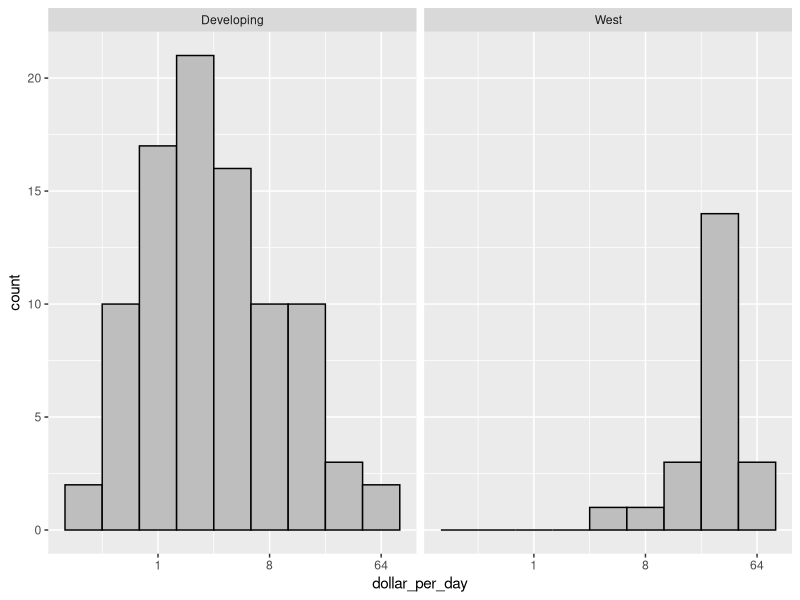
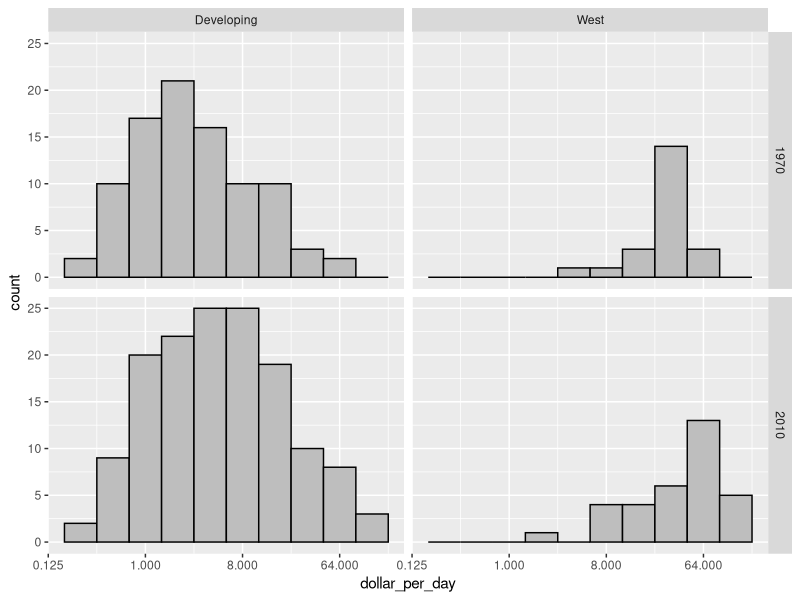
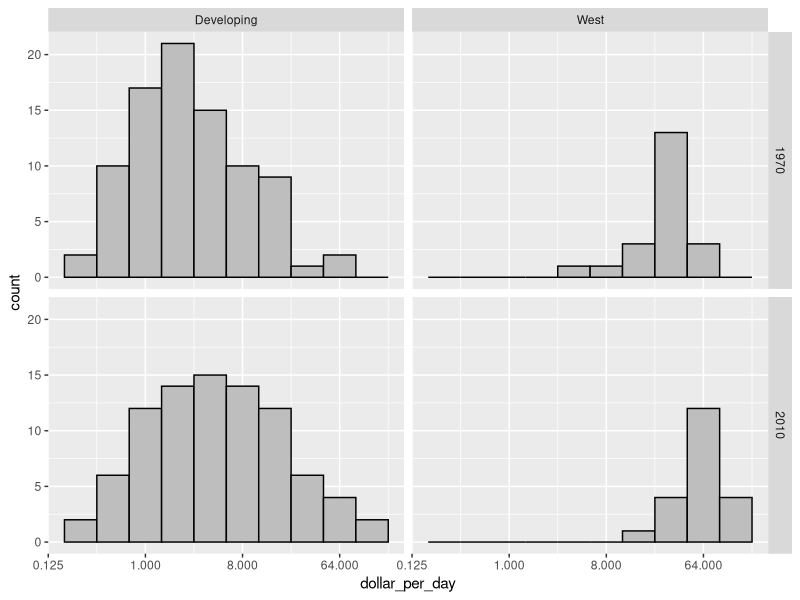
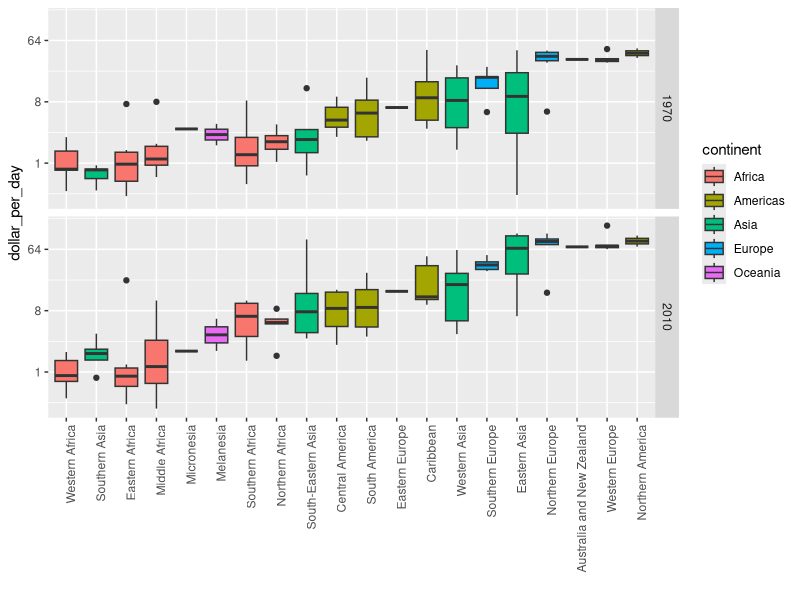
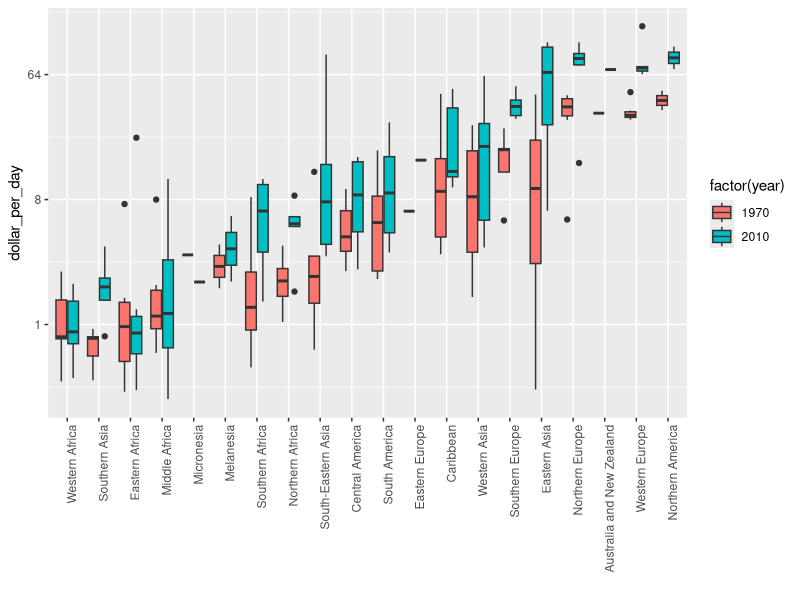
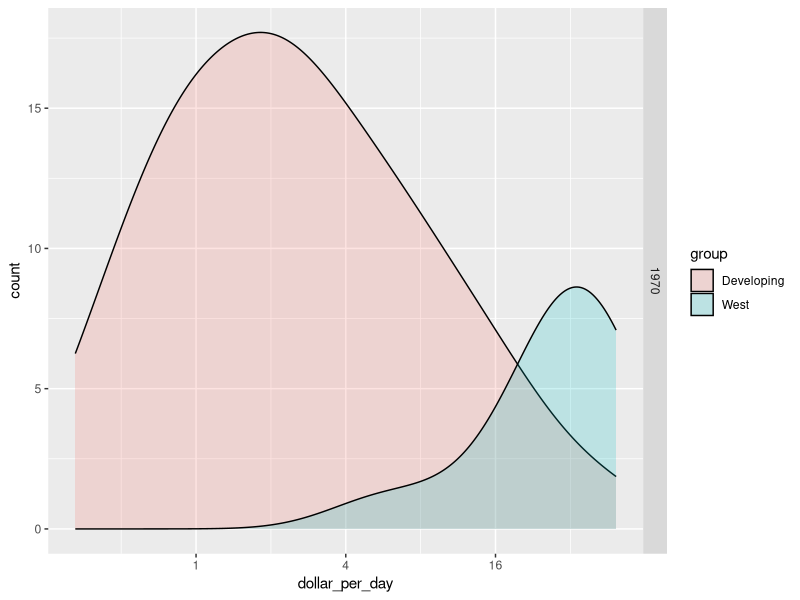
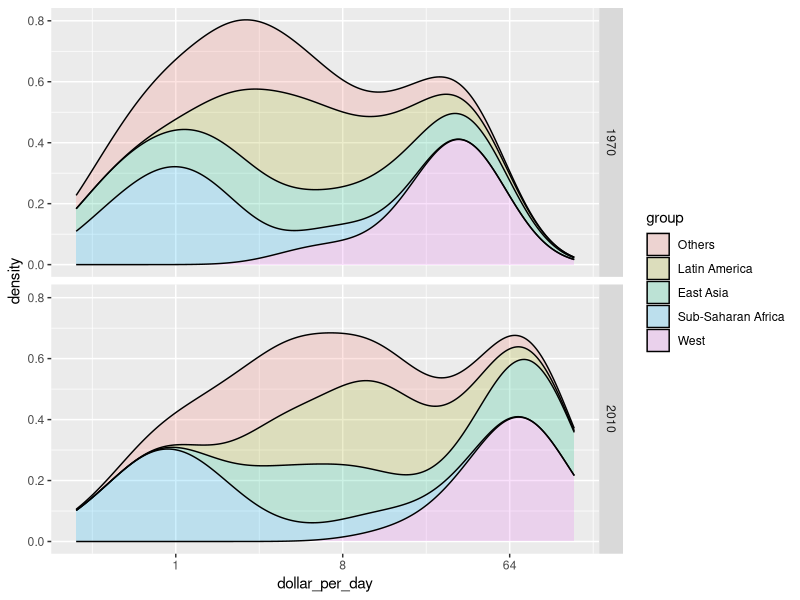
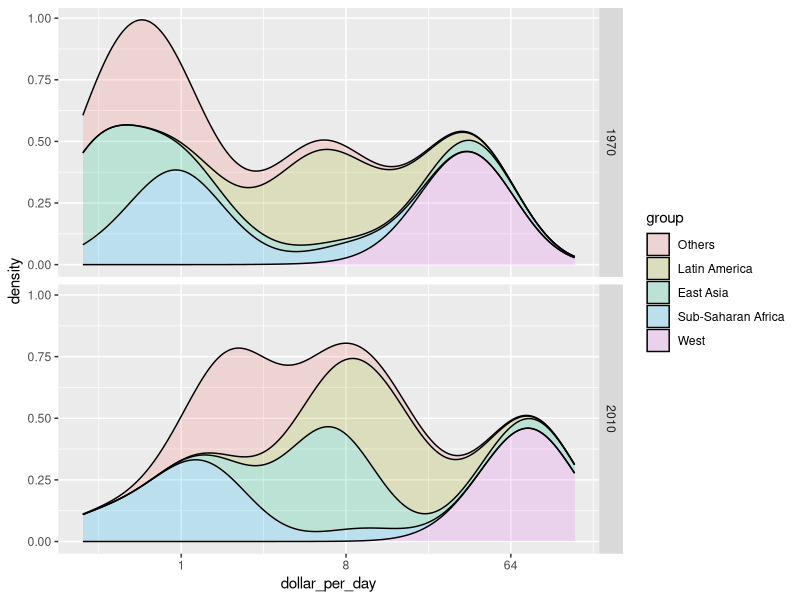

Source code (R) for these figures, in order:
#Boxplot va histogram so sanh theo vung qua tung nam

# Use intersect() to find the overlap between two vectors.
# To make boxplots where grouped variables are adjacaent, color the boxplot by a factor instead of faceting by that factor. This is a way to ease comparisons.
# The data suggest that the income gap between rich and poor countries has narrowed, not expanded.
library(dslabs)
library(tidyr)
library(dplyr)
library(ggplot2)
data("gapminder")

gapminder <- gapminder %>%
  mutate(dollar_per_day = gdp/population/365)
past_year <- 1970

#tao danh sach cac nuoc Chau Au
west <- c("Western Europe", "Northern Europe", "Southern Europe", "Northern America", "Australia and New Zealand")

# So sanh dung facet West voi Developing
gapminder %>%
  filter(year==past_year & !is.na(gdp)) %>%
  mutate(group = ifelse(region %in% west, "West", "Developing")) %>%
  ggplot(aes(dollar_per_day)) +
  geom_histogram(binwidth = 1, color = "black", fill = "grey") +
  scale_x_continuous(trans = "log2") +
  facet_grid(.~group)

#So sanh West va Developing trong 2 nam 1970 va 2010 (4 bieu do)
present_year <- 2010
gapminder %>%
  filter(year %in% c(past_year, present_year) & !is.na(gdp)) %>%
  mutate(group= ifelse(region %in% west, "West", "Developing")) %>%
  ggplot(aes(dollar_per_day)) +
  geom_histogram(binwidth = 1, col = "black", fill = "grey") +
  scale_x_continuous(trans = "log2") +
  facet_grid(year~group)

#Tao histogram so sanh 
country_list_1 <- gapminder %>% 
  filter(year == past_year & !is.na(dollar_per_day)) %>% .$country
country_list_2 <- gapminder %>%
  filter(year == present_year & !is.na(dollar_per_day)) %>% .$country
#loc ra cac nuoc co du lieu gdp trong ca 2 nam 1970 va 2010
country_list <- intersect(country_list_1, country_list_2) #ham intersect: loc phan giao cua 2 vector

#tao histogram bao gom cac nuoc co du lieu trong ca 2 nam
gapminder %>%
  filter(year %in% c(past_year,present_year) & country %in% country_list) %>%
  mutate(group = ifelse(region %in% west, "West", "Developing")) %>%
  ggplot(aes(dollar_per_day)) +
  geom_histogram(binwidth = 1, col="black", fill="grey") +
  scale_x_continuous(trans = "log2") +
  facet_grid(year~group)

#ve boxplot so sanh West va Developing trong nam 1970 va 2020
p <- gapminder %>%
  filter(year %in% c(past_year,present_year) & country %in% country_list) %>%
  mutate(region = reorder(region,dollar_per_day,FUN=median)) %>%
  ggplot() +
  theme(axis.text.x = element_text(angle = 90, hjus = 1)) +
  xlab("") + scale_y_continuous(trans="log2")

p + geom_boxplot(aes(region, dollar_per_day, fill = continent)) +
  facet_grid(year~.)

#sap xep khop cac boxplot, to mau theo nam
p + geom_boxplot(aes(region, dollar_per_day, fill=factor(year)))


#Ve ham mat do density
gapminder %>%
  filter(year==past_year & country %in% country_list) %>%
  mutate(group=ifelse(region %in% west, "West", "Developing")) %>% group_by(group) %>%
  summarize(n = n()) %>% knitr::kable()

# ve ham mat do density - vien counts tren truc y
p <- gapminder %>%
  filter(year==past_year & country %in% country_list) %>%
  mutate(group=ifelse(region %in% west, "West", "Developing")) %>%
  ggplot(aes(dollar_per_day, y= ..count.., fill=group)) +
  scale_x_continuous(trans = "log2")
p + geom_density(alpha=0.2, bw = 0.75) +
  facet_grid(year~.)

# them moi nhom region su dung case_when
gapminder <- gapminder %>%
  mutate(group = case_when(
    .$region %in% west ~ "West",
    .$region %in% c("Eastern Asia", "South-Eastern Asia") ~ "East Asia",
    .$region  %in% c("Caribbean", "Central America", "South America") ~ "Latin America",
    .$continent == "Africa" & .$region != "Northern Africa" ~ "Sub-Saharan Africa",
    TRUE ~ "Others"))
# sap xep lai theo factor group
gapminder <- gapminder %>%
  mutate(group = factor(group, levels = c("Others", "Latin America", "East Asia", "Sub-Saharan Africa", "West")))

#Hien thi cac ham mat do theo stack
p <- gapminder%>%
  filter(year %in% c(past_year, present_year) & country %in% country_list) %>%
  ggplot(aes(dollar_per_day, fill = group)) +
  scale_x_continuous(trans="log2")
#chong stack cac ham mat do
p+ geom_density(alpha=0.2, bw=0.75, position = "stack") +
  facet_grid(year~.)

#Danh trong so cac stack density
gapminder %>%
  filter(year %in% c(past_year, present_year) & country %in% country_list) %>%
  group_by(year) %>%
  mutate(weight = population/(sum(population*2))) %>%
  ungroup() %>%
  ggplot(aes(dollar_per_day, fill = group, weight = weight)) +
  scale_x_continuous(trans = "log2") +
  geom_density(alpha = .2, bw = .75, position = "stack") +
  facet_grid(year~.)
